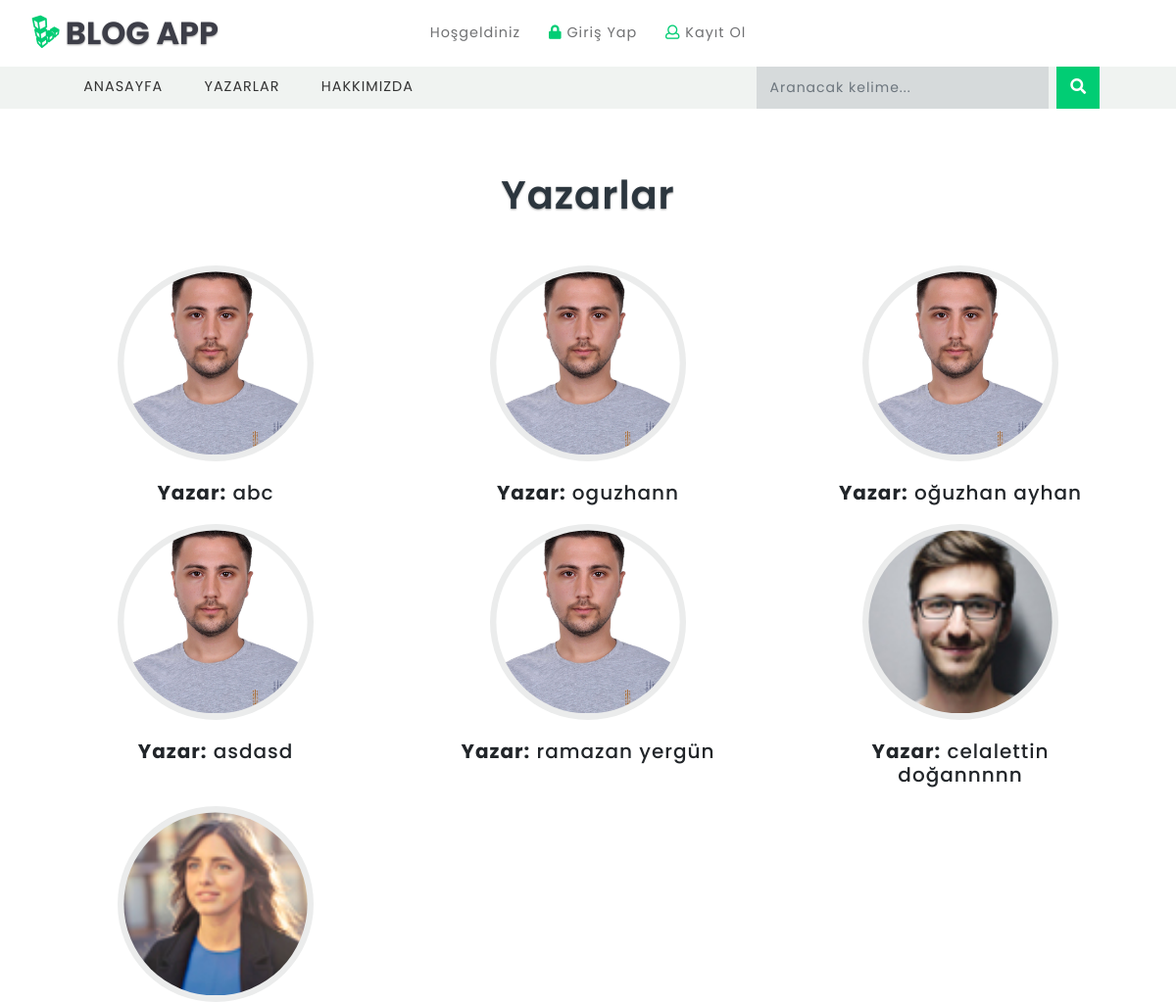
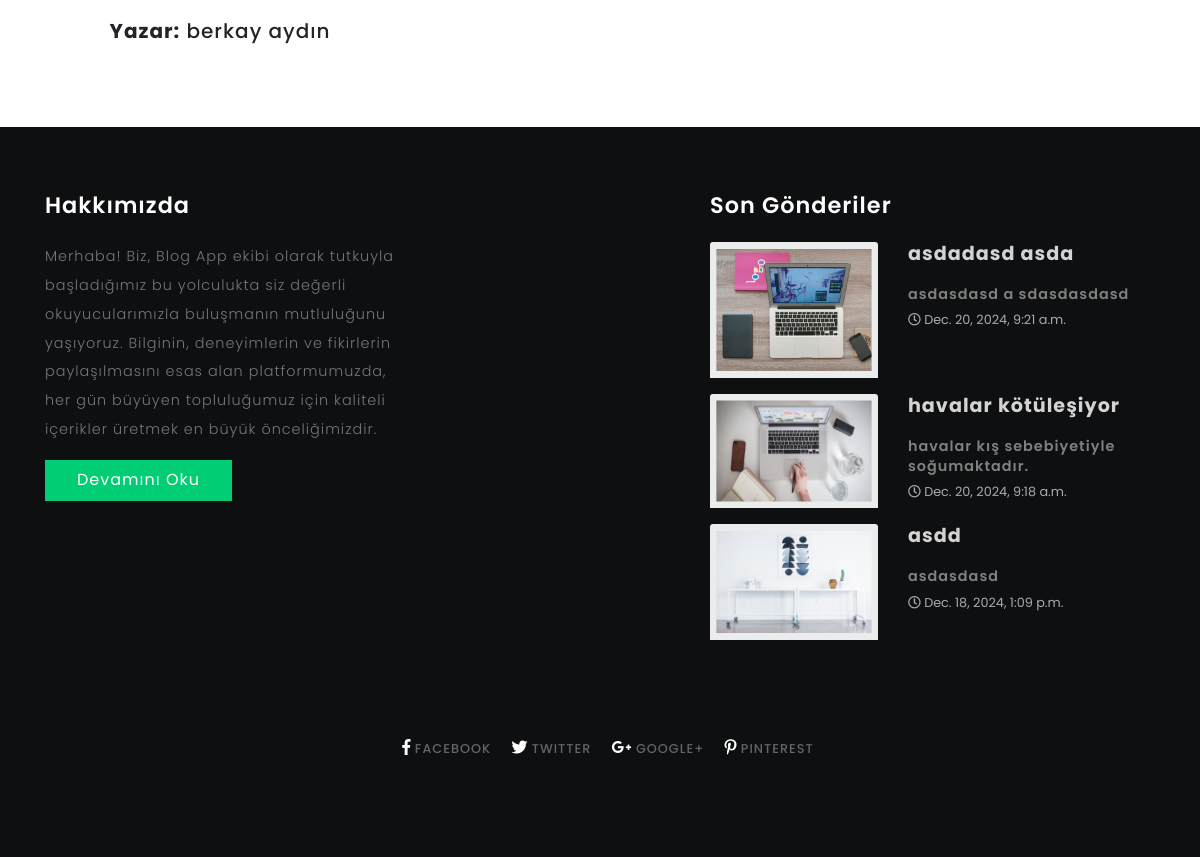
/writers, run on the app's committed database (2 pictures, top to bottom).
### tasks/models.py (models this page shows, shortened)
class Writer(models.Model):
    WriterName = models.CharField(max_length=50, unique=True)
    WriterMail = models.EmailField(max_length=200, unique=True)
    WriterPassword = models.CharField(max_length=128)
    WriterAbout = models.CharField(max_length=250,null=True)
    WriterImage=models.ImageField(upload_to="writer",null=True)
    WriterStatus = models.BooleanField(default=True)
    slug = models.SlugField(null=False, blank=True, unique=True, db_index=True, editable=False)
    last_login = models.DateTimeField(default=timezone.now)
    is_active = models.BooleanField(default=True)

class Blog(models.Model):
    BlogTitle = models.CharField(max_length=50)
    BlogContent = models.CharField(max_length=200)
    BlogImage =  models.ImageField(upload_to="blogs")
    BlogCreateDate = models.DateTimeField(auto_now_add=True)
    slug = models.SlugField(null=False,blank=True,unique=True,db_index=True,editable=False)
    writer = models.ForeignKey(Writer,null=True,on_delete=models.SET_NULL)

### tasks/views.py (the view)
# urls.py: path("writers",views.writers,name="writers"),
def writers(request):
    writer = Writer.objects.all()
    return render(request,"blog/writers.html",{"writer":writer})

### tasks/context_processors.py (called while the page is built)
def last_3_blogs(request):
    blogs = Blog.objects.all().order_by('-BlogCreateDate')[:3]
    return {'last_3_blogs': blogs}

### tasks/templates/blog/writers.html (shortened to what this page needs)
{% extends "layout.html"%}
{% load static %}
{%block content%}
	<section class="main-content-w3layouts-agileits">
		<div class="container">
			<h3 class="tittle">Yazarlar</h3>
			<div class="inner-sec">
				<div class="left-blog-info-w3layouts-agileits text-left">
                    <div class="row">
                        {% for writ in writer%}
                        <div class="col-lg-4 card">
                            <a href="{% url 'writerPage' writ.slug%}">
                                <img src="{{ writ.WriterImage.url }}" class="card-img-top img-fluid elips-image" alt="{{ writ.WriterName }}">
                            </a>
                            <div class="card-body">
                                <h5 class="card-text text-center">
                                    <strong>Yazar:</strong> {{writ.WriterName}}
                                </h5>
                            </div>
                        </div>
                        {% endfor %}
                    </div>
				</div>
			</div>
		</div>
	</section>
	{%endblock%}

### templates/layout.html (shortened to what this page needs)
{% load static %}
<!DOCTYPE html>
<html lang="zxx">
<head>
<link href="{% static 'css/bootstrap.css' %}" rel="stylesheet" type="text/css" />
<link rel="stylesheet" href="{% static 'css/jquery.desoslide.css' %}">
<link href="{% static 'css/style.css' %}" rel="stylesheet" type="text/css" />
<link href="{% static 'css/fontawesome-all.css' %}" rel="stylesheet">
</head>
<body>
	<header>
		<div class="top-bar_sub_w3layouts container-fluid">
			<div class="row">
				<div class="col-md-4 logo text-left">
					<a class="navbar-brand" href="{% url 'blog' %}">
						<i class="fab fa-linode"></i> Blog App</a>
				</div>
                {% include 'partials/_loginPartials.html' %}
			</div>
		</div>
		{% include 'partials/_navbarPartials.html' %}
	</header>
    {% block content %}{% endblock %}
    {% include 'partials/_footerPartials.html' %}
</body>
</html>

### templates/partials/_loginPartials.html
<div class="col-md-4 top-forms text-center mt-lg-3 mt-md-1 mt-0">
	<span> Hoşgeldiniz </span>
	{% if request.user.is_authenticated %}
    <span>
       <a href="{% url 'editWriter' request.user.slug %}"> <p>Yazar: {{ request.user }}</p></a>
        <a href="{% url 'logout' %}">
            <i class="far fa-user"></i> Çıkış Yap
        </a>
    </span>
{% else %}
    <span class="mx-lg-4 mx-md-2 mx-1">
        <a href="{% url 'login' %}">
            <i class="fas fa-lock"></i> Giriş Yap
        </a>
    </span>
    <span>
        <a href="{% url 'register' %}">
            <i class="far fa-user"></i> Kayıt Ol
        </a>
    </span>
{% endif %}
</div>

### templates/partials/_navbarPartials.html (shortened to what this page needs)
<div class="header_top" id="home">
	<nav class="navbar navbar-expand-lg navbar-light bg-light">
		<div class="collapse navbar-collapse" id="navbarSupportedContent">
			<ul class="navbar-nav mr-auto">
				<li class="nav-item">
					<a class="nav-link" href="{% url 'blog' %}">
						Anasayfa
					</a>
				</li>
				<li class="nav-item">
					<a class="nav-link" href="{% url 'writers' %}">Yazarlar</a>
				</li>
				<li class="nav-item">
					<a class="nav-link" href="{% url 'aboutUs' %}">Hakkımızda</a>
				</li>
			</ul>
			<form action="{% url 'search'  %}" method="get" class="form-inline my-2 my-lg-0 header-search">
				<input class="form-control mr-sm-2" type="search" placeholder="Aranacak kelime..." name="Search" required="">
				<button class="btn btn1 my-2 my-sm-0" type="submit">
					<i class="fas fa-search"></i>
				</button>
			</form>
		</div>
	</nav>
</div>

### templates/partials/_footerPartials.html
<footer>
	<div class="container">
		<div class="row">
			<div class="col-lg-4 footer-grid-agileits-w3ls text-left float-left">
			{% include 'partials/_aboutUsPartials.html' %}
			</div>
			<div class="col-lg-3 footer-grid-agileits-w3ls text-left float-left">
				</div>
			<div class="col-lg-5 subscribe-main footer-grid-agileits-w3ls float-right d-flex justify-content-end">
					{% include 'partials/_last3BlogPartials.html' %}
			</div>
		</div>
		<div class="footer-cpy text-center">
			<div class="footer-social">
				<div class="copyrighttop">
					<ul>
						<li class="mx-3">
							<a class="facebook" href="#">
								<i class="fab fa-facebook-f"></i>
								<span>Facebook</span>
							</a>
						</li>
						<li>
							<a class="facebook" href="#">
								<i class="fab fa-twitter"></i>
								<span>Twitter</span>
							</a>
						</li>
						<li class="mx-3">
							<a class="facebook" href="#">
								<i class="fab fa-google-plus-g"></i>
								<span>Google+</span>
							</a>
						</li>
						<li>
							<a class="facebook" href="#">
								<i class="fab fa-pinterest-p"></i>
								<span>Pinterest</span>
							</a>
						</li>
					</ul>
				</div>
			</div>
		</div>
	</div>
</footer>

### templates/partials/_aboutUsPartials.html
    <h3>Hakkımızda</h3>
    <p>Merhaba! Biz, Blog App ekibi olarak tutkuyla başladığımız bu yolculukta siz değerli okuyucularımızla buluşmanın mutluluğunu yaşıyoruz. Bilginin, deneyimlerin ve fikirlerin paylaşılmasını esas alan platformumuzda, her gün büyüyen topluluğumuz için kaliteli içerikler üretmek en büyük önceliğimizdir.</p>
    <div class="read">
        <a href="{% url 'aboutUs' %}" class="btn btn-primary read-m">Devamını Oku</a>
    </div>

### templates/partials/_last3BlogPartials.html
<div class="tech-btm">
	<h3>Son Gönderiler</h3>
	{% for blog in last_3_blogs%}
	<div class="blog-grids row mb-3">
		<div class="col-md-5 blog-grid-left">
			<a href="{% url 'blog_details' blog.slug %}">
				<img src="{{ blog.BlogImage.url }}" class="card-img-top "  style="width: 100%;height: 100%;"  alt="{{blog.BlogTitle}}">
			</a>
		</div>
		<div class="col-md-7 blog-grid-right">
            <h4>
                <a href="{% url 'blog_details' blog.slug %}" style="color:lightgray">{{blog.BlogTitle}} </a>
            </h4>
			<h5>
					 <a href="{% url 'blog_details' blog.slug %}" style="color:#808080;">{{blog.BlogContent}} </a>
			</h5>
			<div class="sub-meta">
				<span>
						<i class="far fa-clock"></i> {{blog.BlogCreateDate}}
				</span>
			</div>
		</div>
	</div>
	{%endfor%}
</div>

### tasks/static/css/style.css (style rules this page uses)
html, body { margin: 0; font-size: 100%; font-family: 'Poppins', sans-serif; background: #fff; }
body a { text-decoration: none; transition: 0.5s all; -webkit-transition: 0.5s all; -moz-transition: 0.5s all; -o-transition: 0.5s all; -ms-transition: 0.5s all; }
input[type="button"], input[type="submit"], input[type="text"], input[type="email"], input[type="search"] { transition: 0.5s all; -webkit-transition: 0.5s all; -moz-transition: 0.5s all; -o-transition: 0.5s all; -ms-transition: 0.5s all; font-family: 'Poppins', sans-serif; }
h1, h2, h3, h4, h5, h6 { margin: 0; font-family: 'Poppins', sans-serif; letter-spacing:1px; }
p { margin: 0; font-size: 0.9em; color: #777777; line-height: 2em; letter-spacing: 1px; font-weight: 300; }
ul { margin: 0; padding: 0; }
.top-bar_sub_w3layouts { background: #fff; padding: 0.3em 2em; position: relative; }
.top-forms span { font-size: 0.9em; color: #707173; letter-spacing: 1px; }
.top-forms span a { color: #707173; }
.top-forms a i { color:#01cd74; }
.navbar { padding: 0em 4em; }
.bg-light { background-color: #f0f3f1 !important; }
a.navbar-brand { font-size: 2em; font-weight: 700; text-shadow: 0 1px 2px rgba(0, 0, 0, 0.37); color: #3d3e48; text-transform: uppercase; }
.logo i { color: #01cd74; text-shadow: none; }
li.nav-item { margin: 0 1px; }
.navbar-light .navbar-nav .nav-link { padding: 0.6em 1.4em; color: #333; background: transparent; text-transform: uppercase; font-size: 0.9em; letter-spacing: 1px; }
form.header-search { width: 25%; }
.header-search input[type="search"] { outline: none; border: none; padding: 11px 14px; color: #fff; font-size: 14px; background: rgba(113, 114, 130, 0.2); float: left; letter-spacing: 1px; width: 82%; border-radius: 0; }
.header-search button.btn1 { color: #fff; border: none; padding: 9px 9px 10px 9px; text-align: center; text-decoration: none; background: #01cd74; -webkit-transition: 0.5s all; -moz-transition: 0.5s all; -o-transition: 0.5s all; -ms-transition: 0.5s all; transition: 0.5s all; float: right; cursor: pointer; width: 12%; border-radius: 0; }
a.btn.btn-primary.read-m { border-radius: 0; padding: 0.55em 2em; letter-spacing: 1px; background: #01cd74; border: none; }
.read { margin-top: 1em; }
h3.tittle { text-align: center; font-size: 2.5em; color: #2c363e; text-shadow: 0 1px 2px rgba(0, 0, 0, 0.37); font-weight: 600; }
.inner-sec { margin-top:3em; }
.bottom-slider,.main-content-w3layouts-agileits { padding: 5em 0; }
.tech-btm img { background: #ebecec; padding: .4em; }
.tech-btm h4 { font-size: 1.2em; color: #333333; font-weight: 700; margin-bottom: 1em; }
.tech-btm { margin-bottom: 2em; }
.tech-btm h5 { font-size: 0.9em; line-height: 1.4em; font-weight: 600; }
.tech-btm h5 a { color:#333; }
.sub-meta span { font-size: 0.8em; color: #a9abad; line-height: 2.5em; }
.card { border:none; }
.card-img-top { width: 100%; border: none; background: #ebecec; padding: .4em; }
footer { padding: 5em 0; background-color: #0e0f10; }
.subscribe-main { padding-bottom: 1em; }
.footer-grid-agileits-w3ls img { width:100%; }
.footer-grid-agileits-w3ls h2,.footer-grid-agileits-w3ls h3 { font-size: 1.4em; color: #ffffff; font-weight: 600; line-height: 1.3; margin-bottom: 1em; }
.copyrighttop ul li a span { text-transform: uppercase; color: #646567; font-weight: 500; font-size: 0.8em; line-height: 2em; letter-spacing: 1px; }
.copyrighttop { margin: 2em 0; }
a.facebook { color: #fff; font-size: 16px; }
.copyrighttop li { list-style: none; display: inline-block; }
@media (max-width:1440px) { .bottom-slider, .main-content-w3layouts-agileits, footer,.banner-bottom { padding: 4em 0; } }
@media (max-width:1280px) { form.header-search { width: 34%; } }

### tasks/templates/blog/writers.html (style rules this page uses)
.elips-image { width: 200px; height: 200px; object-fit: cover; border-radius: 50%; display: block; margin: 0 auto; }

### data on the page
Writer: WriterImage (picture), WriterName "abc"
Writer: WriterImage (picture), WriterName "oguzhann"
Writer: WriterImage (picture), WriterName "oğuzhan ayhan"
Writer: WriterImage (picture), WriterName "asdasd"
Writer: WriterImage (picture), WriterName "ramazan yergün"
Writer: WriterImage (picture), WriterName "celalettin doğannnnn"
Writer: WriterImage (picture), WriterName "berkay aydın"
Blog: BlogImage (picture), BlogTitle "asdadasd asda", BlogContent "asdasdasd a sdasdasdasd", BlogCreateDate "Dec. 20, 2024, 9:21 a.m."
Blog: BlogImage (picture), BlogTitle "havalar kötüleşiyor", BlogContent "havalar kış sebebiyetiyle soğumaktadır.", BlogCreateDate "Dec. 20, 2024, 9:18 a.m."
Blog: BlogImage (picture), BlogTitle "asdd", BlogContent "asdasdasd", BlogCreateDate "Dec. 18, 2024, 1:09 p.m."
